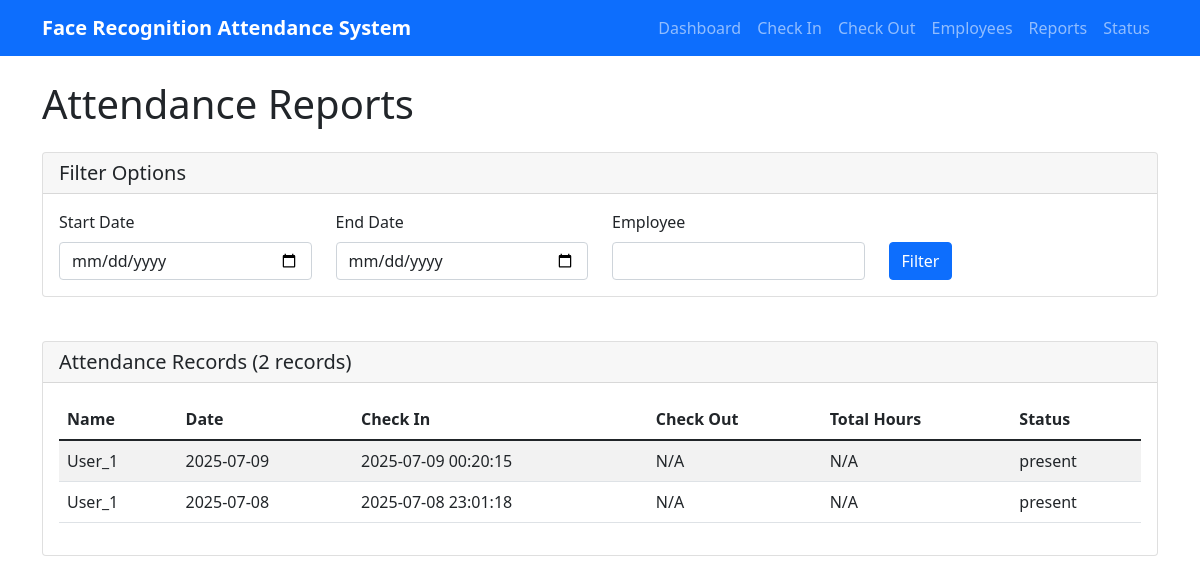
The page /reports on the database as committed earlier.
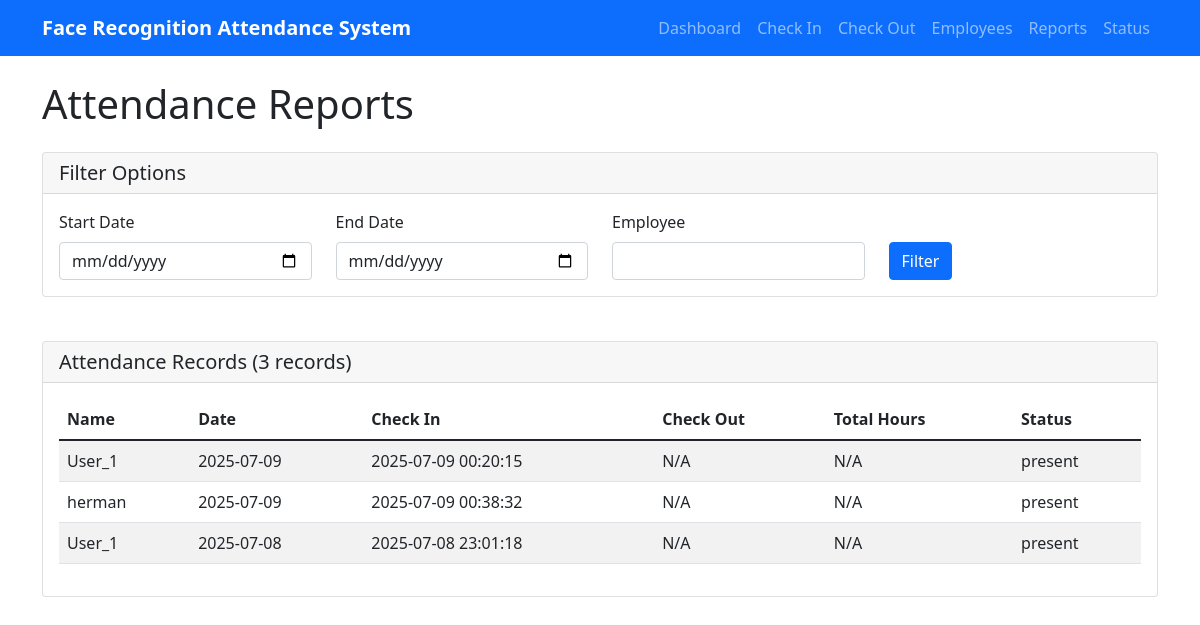
The same page on the database as committed later.
### tables this page shows
CREATE TABLE attendance (
                    id INTEGER PRIMARY KEY AUTOINCREMENT,
                    name TEXT NOT NULL,
                    date TEXT NOT NULL,
                    check_in_time TEXT,
                    check_out_time TEXT,
                    total_hours REAL,
                    status TEXT DEFAULT 'present',
                    created_at TIMESTAMP DEFAULT CURRENT_TIMESTAMP
                );

### attendance_web_server.py (the view)
@app.route('/reports')
def reports():
    db = get_db()
    start_date = request.args.get('start_date', '')
    end_date = request.args.get('end_date', '')
    employee = request.args.get('employee', '')
    records = db.get_attendance_report(
        start_date if start_date else None,
        end_date if end_date else None,
        employee if employee else None
    )
    return render_template('reports.html', records=records)

### attendance_web_server.py (called while the page is built)
def get_db():
    global db
    if db is None:
        db = AttendanceDatabase()
    return db

### templates/reports.html (shortened to what this page needs)
{% extends "base.html" %}
{% block content %}
<h1 class="mb-4">Attendance Reports</h1>
<div class="row mb-4">
    <div class="col-md-12">
        <div class="card">
            <div class="card-header">
                <h5 class="card-title mb-0">Filter Options</h5>
            </div>
            <div class="card-body">
                <form method="GET" class="row">
                    <div class="col-md-3">
                        <label for="start_date" class="form-label">Start Date</label>
                        <input type="date" class="form-control" id="start_date" name="start_date"
                               value="{{ request.args.get('start_date', '') }}">
                    </div>
                    <div class="col-md-3">
                        <label for="end_date" class="form-label">End Date</label>
                        <input type="date" class="form-control" id="end_date" name="end_date"
                               value="{{ request.args.get('end_date', '') }}">
                    </div>
                    <div class="col-md-3">
                        <label for="employee" class="form-label">Employee</label>
                        <input type="text" class="form-control" id="employee" name="employee"
                               value="{{ request.args.get('employee', '') }}">
                    </div>
                    <div class="col-md-3">
                        <label class="form-label">&nbsp;</label>
                        <button type="submit" class="btn btn-primary d-block">Filter</button>
                    </div>
                </form>
            </div>
        </div>
    </div>
</div>
<div class="card">
    <div class="card-header">
        <h5 class="card-title mb-0">Attendance Records ({{ records|length }} records)</h5>
    </div>
    <div class="card-body">
        {% if records %}
            <div class="table-responsive">
                <table class="table table-striped">
                    <thead>
                        <tr>
                            <th>Name</th>
                            <th>Date</th>
                            <th>Check In</th>
                            <th>Check Out</th>
                            <th>Total Hours</th>
                            <th>Status</th>
                        </tr>
                    </thead>
                    <tbody>
                        {% for record in records %}
                        <tr>
                            <td>{{ record.name }}</td>
                            <td>{{ record.date }}</td>
                            <td>{{ record.check_in_time or 'N/A' }}</td>
                            <td>{{ record.check_out_time or 'N/A' }}</td>
                            <td>{{ record.total_hours or 'N/A' }}</td>
                            <td>{{ record.status }}</td>
                        </tr>
                        {% endfor %}
                    </tbody>
                </table>
            </div>
        {% else %}
            <p>No records found.</p>
        {% endif %}
    </div>
</div>
{% endblock %}

### templates/base.html (shortened to what this page needs)
<!DOCTYPE html>
<html lang="en">
<head>
    <link href="https://cdn.jsdelivr.net/npm/bootstrap@5.1.3/dist/css/bootstrap.min.css" rel="stylesheet">
</head>
<body>
    <nav class="navbar navbar-expand-lg navbar-dark bg-primary">
        <div class="container">
            <a class="navbar-brand" href="/">Face Recognition Attendance System</a>
            <div class="navbar-nav">
                <a class="nav-link" href="/dashboard">Dashboard</a>
                <a class="nav-link" href="/check_in">Check In</a>
                <a class="nav-link" href="/check_out">Check Out</a>
                <a class="nav-link" href="/employees">Employees</a>
                <a class="nav-link" href="/reports">Reports</a>
                <a class="nav-link" href="/status">Status</a>
            </div>
        </div>
    </nav>
    <div class="container mt-4">
        {% block content %}{% endblock %}
    </div>
</body>
</html>

### templates/base.html (style rules this page uses)
.navbar-brand { font-weight: bold; }
.card { margin-bottom: 20px; }

Rows that differ between the two databases and show on the page:
added attendance: name "herman", date "2025-07-09", check_in_time "2025-07-09 00:38:32", check_out_time "N/A", total_hours "N/A", status "present"
Other text that changed with them:
{{ records|length }}: "2" → "3"
